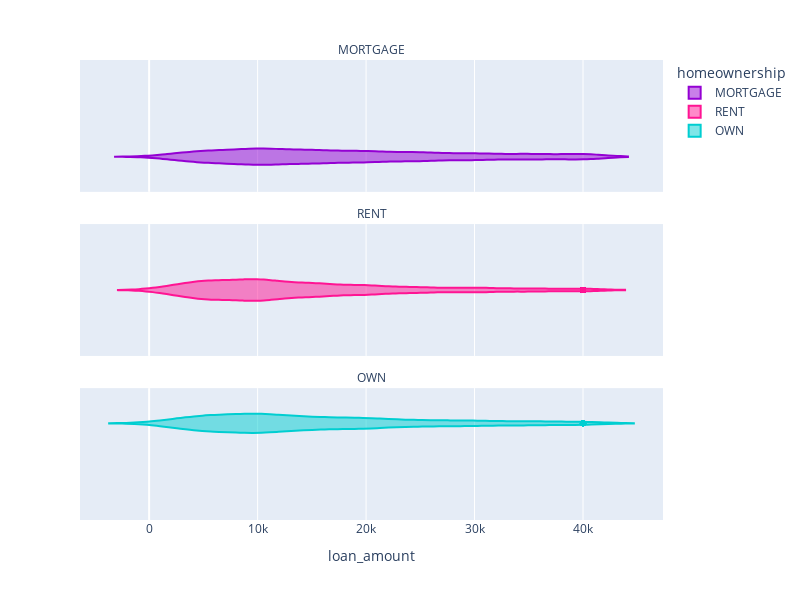

The cell this chart's notebook holds for it:
### Markdown cell above
### Here is example code for a histogram with a box plot included.

### Code cell
fig = px.violin(DF,
                x='loan_amount', 
                facet_col='homeownership',
                facet_col_wrap=1,
                color='homeownership',
                color_discrete_map={'MORTGAGE': 'darkviolet', 
                                       'RENT': 'deeppink', 
                                       'OWN': 'darkturquoise'},
                width=800,
                height=600)

# This just makes the labels look a bit nicer
fig.for_each_annotation(lambda a: a.update(text=a.text.split("=")[-1]))

fig.show()

### Figure 1 — Plotly figure (JSON) as saved in the notebook; plotly's stock layout.template omitted (floating-point values rounded to 4 significant figures; data arrays with more than 128 entries replaced by an {"elided": "..."} marker saying what was removed)
{"data": [{"alignmentgroup": "True", "box": {"visible": false}, "hovertemplate": "homeownership=MORTGAGE<br>loan_amount=%{x}<extra></extra>", "legendgroup": "MORTGAGE", "marker": {"color": "darkviolet"}, "name": "MORTGAGE", "offsetgroup": "MORTGAGE", "orientation": "h", "scalegroup": "True", "showlegend": true, "type": "violin", "x": {"elided": "4789 int values"}, "x0": " ", "xaxis": "x3", "y0": " ", "yaxis": "y3"}, {"alignmentgroup": "True", "box": {"visible": false}, "hovertemplate": "homeownership=RENT<br>loan_amount=%{x}<extra></extra>", "legendgroup": "RENT", "marker": {"color": "deeppink"}, "name": "RENT", "offsetgroup": "RENT", "orientation": "h", "scalegroup": "True", "showlegend": true, "type": "violin", "x": {"elided": "3858 int values"}, "x0": " ", "xaxis": "x2", "y0": " ", "yaxis": "y2"}, {"alignmentgroup": "True", "box": {"visible": false}, "hovertemplate": "homeownership=OWN<br>loan_amount=%{x}<extra></extra>", "legendgroup": "OWN", "marker": {"color": "darkturquoise"}, "name": "OWN", "offsetgroup": "OWN", "orientation": "h", "scalegroup": "True", "showlegend": true, "type": "violin", "x": {"elided": "1353 int values"}, "x0": " ", "xaxis": "x", "y0": " ", "yaxis": "y"}], "layout": {"annotations": [{"font": {}, "showarrow": false, "text": "OWN", "x": 0.5, "xanchor": "center", "xref": "paper", "y": 0.2867, "yanchor": "bottom", "yref": "paper"}, {"font": {}, "showarrow": false, "text": "RENT", "x": 0.5, "xanchor": "center", "xref": "paper", "y": 0.6433, "yanchor": "bottom", "yref": "paper"}, {"font": {}, "showarrow": false, "text": "MORTGAGE", "x": 0.5, "xanchor": "center", "xref": "paper", "y": 1.0, "yanchor": "bottom", "yref": "paper"}], "height": 600, "legend": {"title": {"text": "homeownership"}, "tracegroupgap": 0}, "margin": {"t": 60}, "violinmode": "group", "width": 800, "xaxis": {"anchor": "y", "autorange": true, "domain": [0, 1], "range": [-6374.0, 47370.0], "title": {"text": "loan_amount"}, "type": "linear"}, "xaxis2": {"anchor": "y2", "autorange": true, "domain": [0, 1], "matches": "x", "range": [-6374.0, 47370.0], "showticklabels": false, "type": "linear"}, "xaxis3": {"anchor": "y3", "autorange": true, "domain": [0, 1], "matches": "x", "range": [-6374.0, 47370.0], "showticklabels": false, "type": "linear"}, "yaxis": {"anchor": "x", "autorange": true, "domain": [0, 0.2867], "range": [-0.5, 0.5], "type": "category"}, "yaxis2": {"anchor": "x2", "autorange": true, "domain": [0.3567, 0.6433], "matches": "y", "range": [-0.5, 0.5], "type": "category"}, "yaxis3": {"anchor": "x3", "autorange": true, "domain": [0.7133, 1.0], "matches": "y", "range": [-0.5, 0.5], "type": "category"}}}
